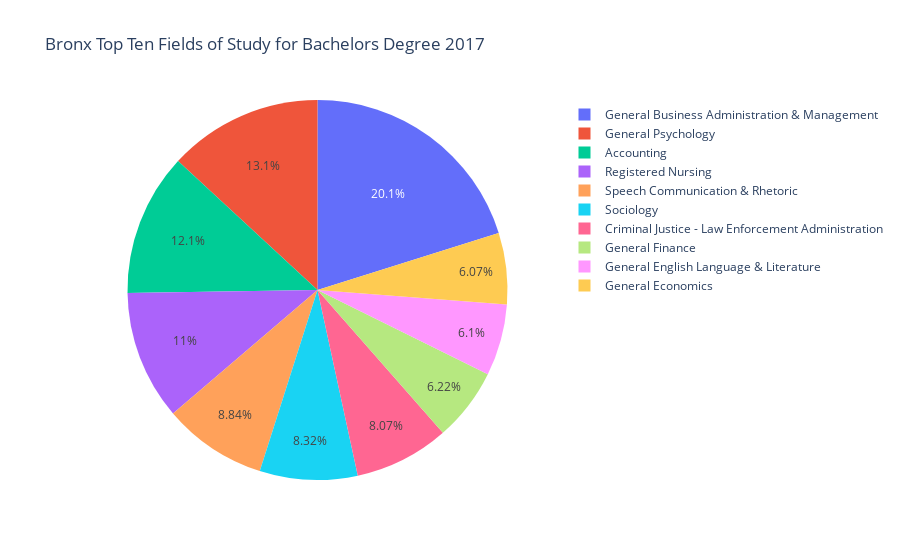

The notebook cell this image was saved under:
### Code cell
bronx_bach_pie = px.pie(bronx_top10_2017, values='Completions', names='Field Of Study',
             title='Bronx Top Ten Fields of Study for Bachelors Degree 2017',
             hover_data=['Field Of Study']) #labels={'lifeExp':'life expectancy'})
#fig.update_traces(textposition='inside', textinfo='percent+label')
bronx_bach_pie.write_image("../Images/bronx_bach_pie.png")
bronx_bach_pie.show()

### Figure 1 — Plotly figure (JSON) as saved in the notebook; plotly's stock layout.template omitted (floating-point values rounded to 4 significant figures)
{"data": [{"customdata": [["General Business Administration & Management"], ["General Psychology"], ["Accounting"], ["Registered Nursing"], ["Speech Communication & Rhetoric"], ["Sociology"], ["Criminal Justice - Law Enforcement Administration"], ["General Finance"], ["General English Language & Literature"], ["General Economics"]], "domain": {"x": [0, 1], "y": [0, 1]}, "hoverlabel": {"namelength": 0}, "hovertemplate": "Field Of Study=%{label}<br>Completions=%{value}", "labels": ["General Business Administration & Management", "General Psychology", "Accounting", "Registered Nursing", "Speech Communication & Rhetoric", "Sociology", "Criminal Justice - Law Enforcement Administration", "General Finance", "General English Language & Literature", "General Economics"], "legendgroup": "", "name": "", "showlegend": true, "type": "pie", "values": [654, 426, 394, 357, 287, 270, 262, 202, 198, 197]}], "layout": {"autosize": true, "legend": {"tracegroupgap": 0}, "title": {"text": "Bronx Top Ten Fields of Study for Bachelors Degree 2017"}}}
